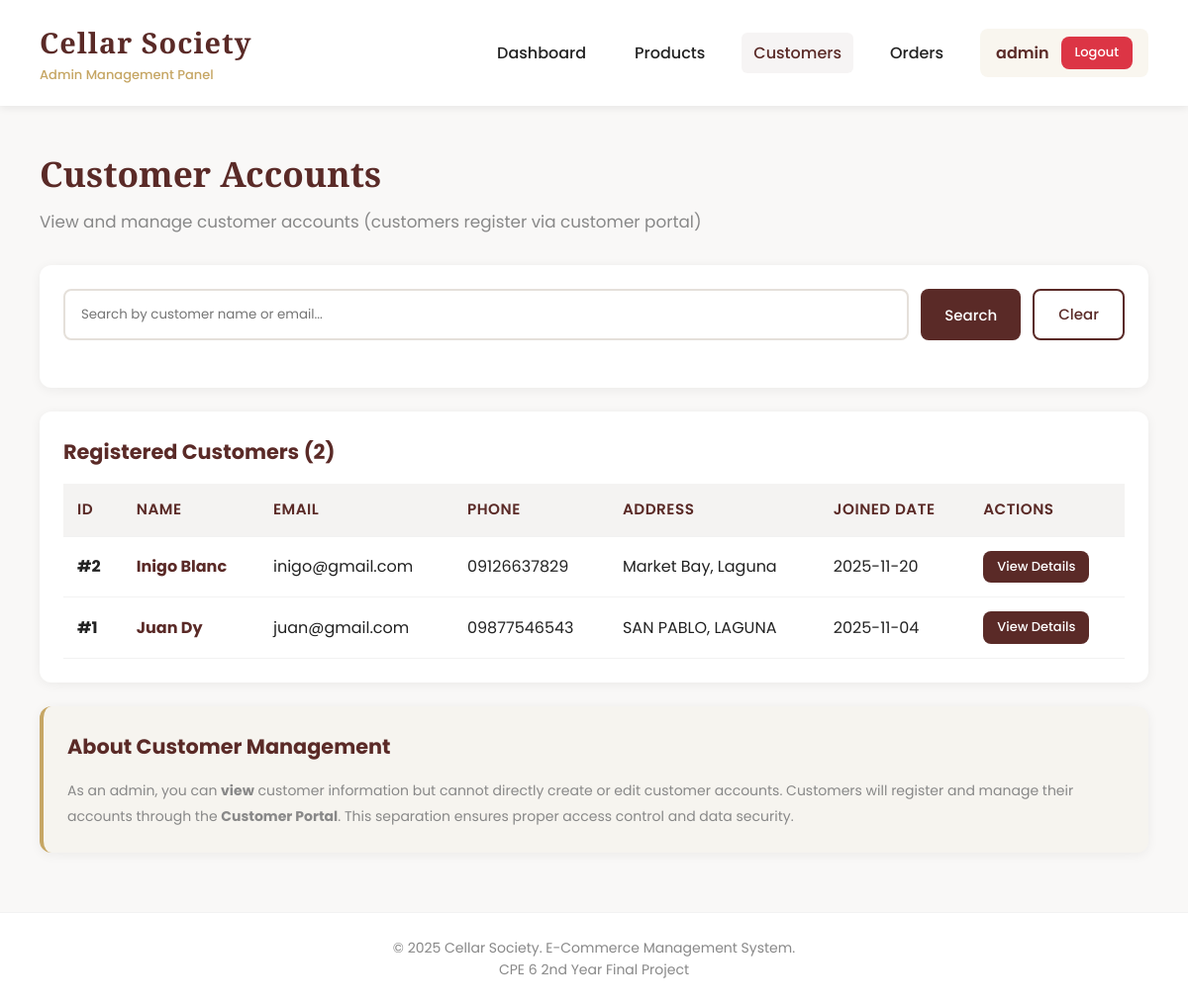
/customers (signed in), run on an earlier commit of the app's database.
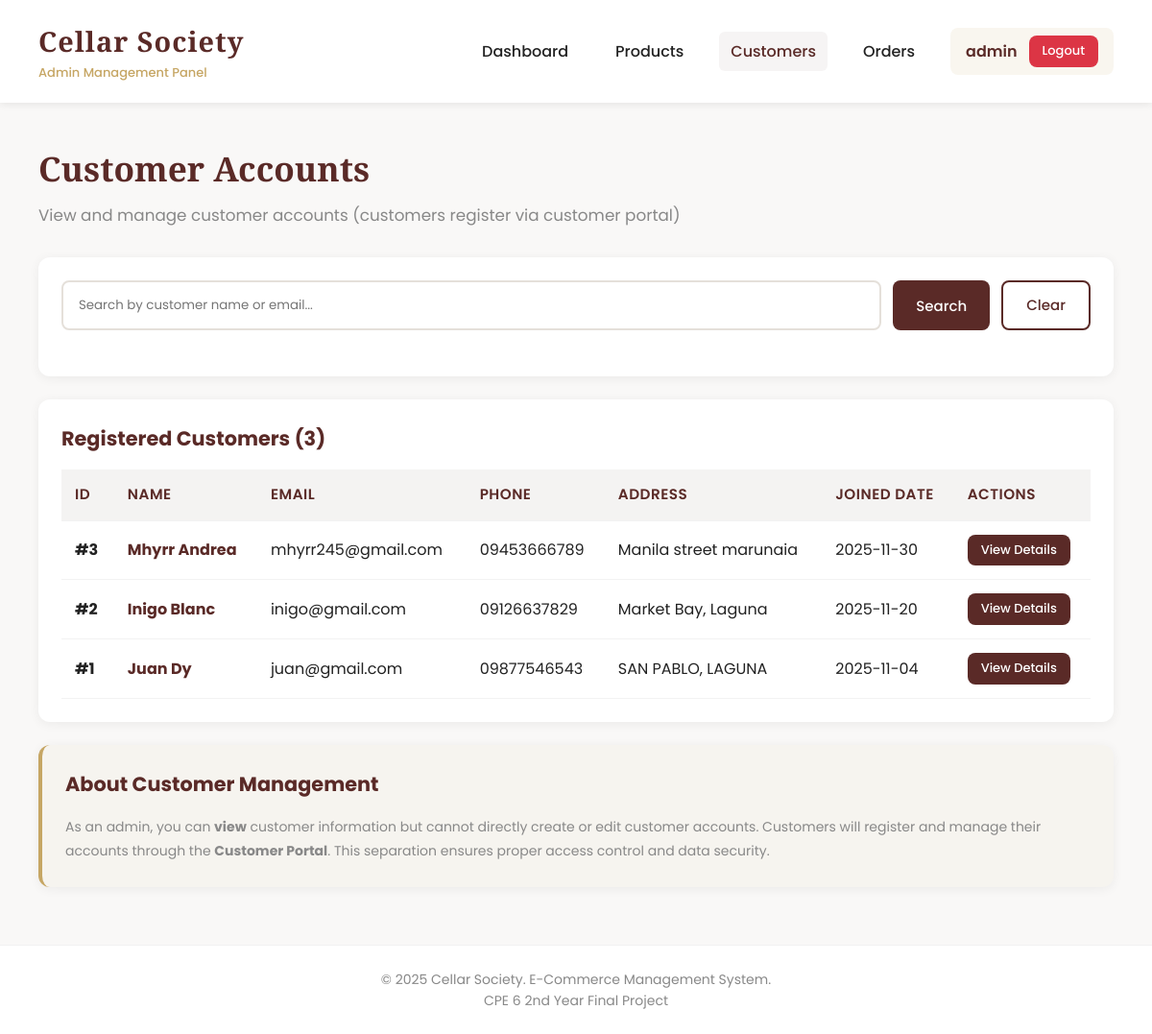
And on a later commit of the database.
### tables this page shows
CREATE TABLE customers (
        id INTEGER PRIMARY KEY AUTOINCREMENT,
        name TEXT NOT NULL,
        email TEXT UNIQUE NOT NULL,
        password TEXT NOT NULL,
        phone TEXT,
        address TEXT,
        joined_at TIMESTAMP DEFAULT CURRENT_TIMESTAMP
    );

### app.py (the view)
@app.route('/customers')
@login_required
def customers():
    search = request.args.get('search', '')
    conn = get_db_connection()
    query = 'SELECT * FROM customers WHERE 1=1'
    params = []
    if search:
        query += ' AND (name LIKE ? OR email LIKE ?)'
        params.extend([f'%{search}%', f'%{search}%'])
    query += ' ORDER BY joined_at DESC'
    customers = conn.execute(query, params).fetchall()
    conn.close()
    return render_template('admin/customers.html',
                         customers=customers,
                         search=search)

### app.py (called while the page is built)
def get_db_connection():
    conn = sqlite3.connect('cellar_society.db')
    conn.row_factory = sqlite3.Row
    return conn

def login_required(f):
    @wraps(f)
    def decorated_function(*args, **kwargs):
        if 'admin_id' not in session:
            flash('Please login first', 'error')
            return redirect(url_for('login'))
        return f(*args, **kwargs)
    return decorated_function

### templates/admin/customers.html (shortened to what this page needs)
{% extends "admin/base.html" %}
{% block content %}
<div class="page-header">
    <h2>Customer Accounts</h2>
    <p>View and manage customer accounts (customers register via customer portal)</p>
</div>
<div class="card">
    <form method="GET" class="search-bar">
        <input type="text" name="search" placeholder="Search by customer name or email..." value="{{ search }}">
        <button type="submit" class="btn primary">Search</button>
        <a href="{{ url_for('customers') }}" class="btn ghost">Clear</a>
    </form>
</div>
<div class="card">
    <h3>Registered Customers ({{ customers|length }})</h3>
    {% if customers %}
    <div class="table-container">
        <table>
            <thead>
                <tr>
                    <th>ID</th>
                    <th>Name</th>
                    <th>Email</th>
                    <th>Phone</th>
                    <th>Address</th>
                    <th>Joined Date</th>
                    <th>Actions</th>
                </tr>
            </thead>
            <tbody>
                {% for customer in customers %}
                <tr>
                    <td><strong>#{{ customer.id }}</strong></td>
                    <td><strong style="color: var(--primary);">{{ customer.name }}</strong></td>
                    <td>{{ customer.email }}</td>
                    <td>{{ customer.phone if customer.phone else '-' }}</td>
                    <td>{{ customer.address if customer.address else '-' }}</td>
                    <td>{{ customer.joined_at[:10] }}</td>
                    <td>
                        <a href="{{ url_for('customer_detail', customer_id=customer.id) }}" class="btn btn-small primary">View Details</a>
                    </td>
                </tr>
                {% endfor %}
            </tbody>
        </table>
    </div>
    {% else %}
    <div class="empty-state">
        <h3>No Customers Yet</h3>
        <p>Customer registrations will appear here.</p>
        <p style="margin-top: 8px; color: var(--muted); font-size: 14px;">Customers register through the customer portal.</p>
    </div>
    {% endif %}
</div>
<div class="card" style="background: rgba(198, 166, 100, 0.05); border-left: 4px solid var(--accent);">
    <h3>About Customer Management</h3>
    <p style="font-size: 14px; line-height: 1.8; color: var(--muted);">
        As an admin, you can <strong>view</strong> customer information but cannot directly create or edit customer accounts.
        Customers will register and manage their accounts through the <strong>Customer Portal</strong>.
        This separation ensures proper access control and data security.
    </p>
</div>
{% endblock %}

What changed in the data, as far as the page shows it:
added customers: id "3", name "Mhyrr Andrea", email "mhyrr245@gmail.com", phone "09453666789", address "Manila street marunaia", joined_at "2025-11-30"
Also different on the page:
{{ customers|length }}: "2" → "3"
